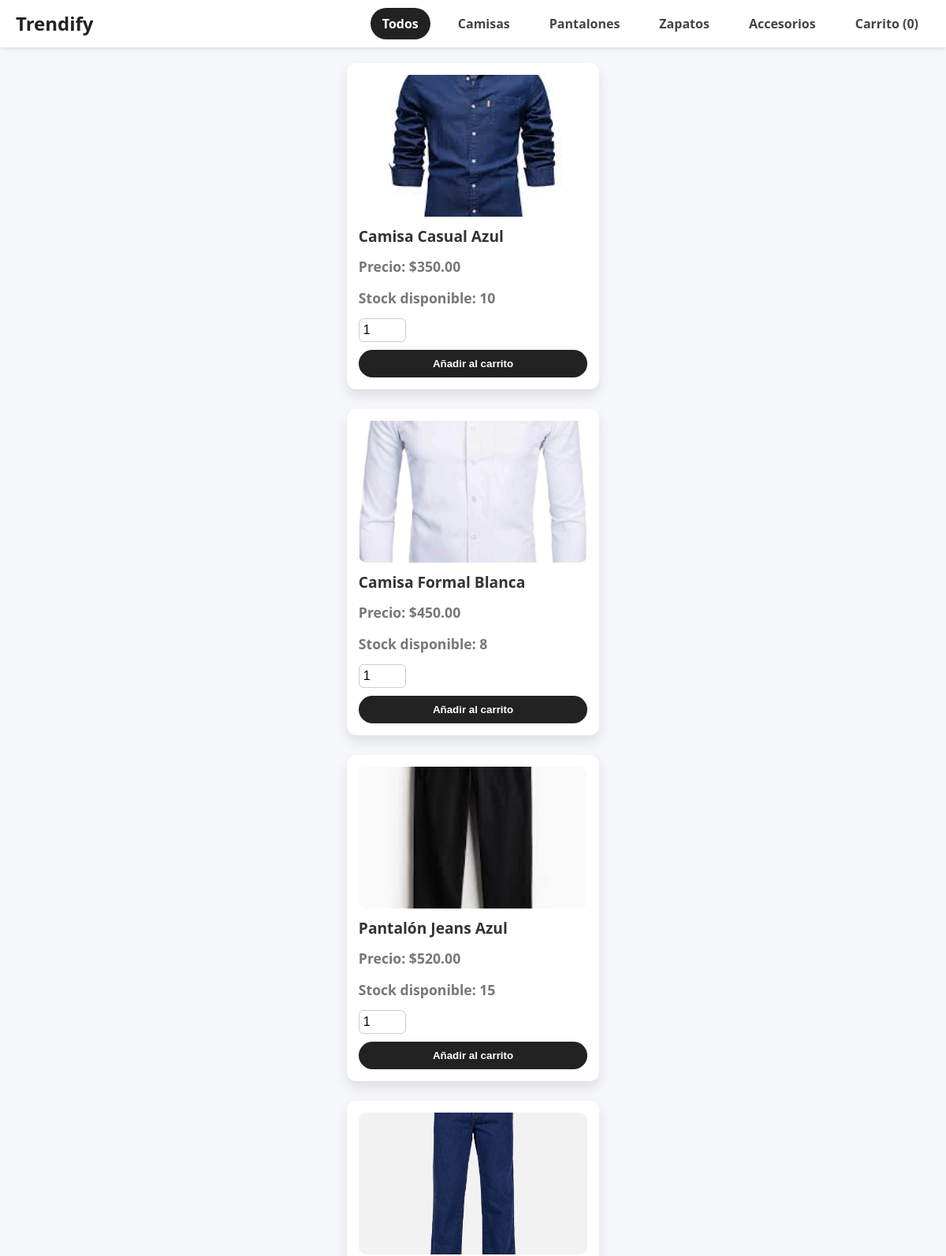
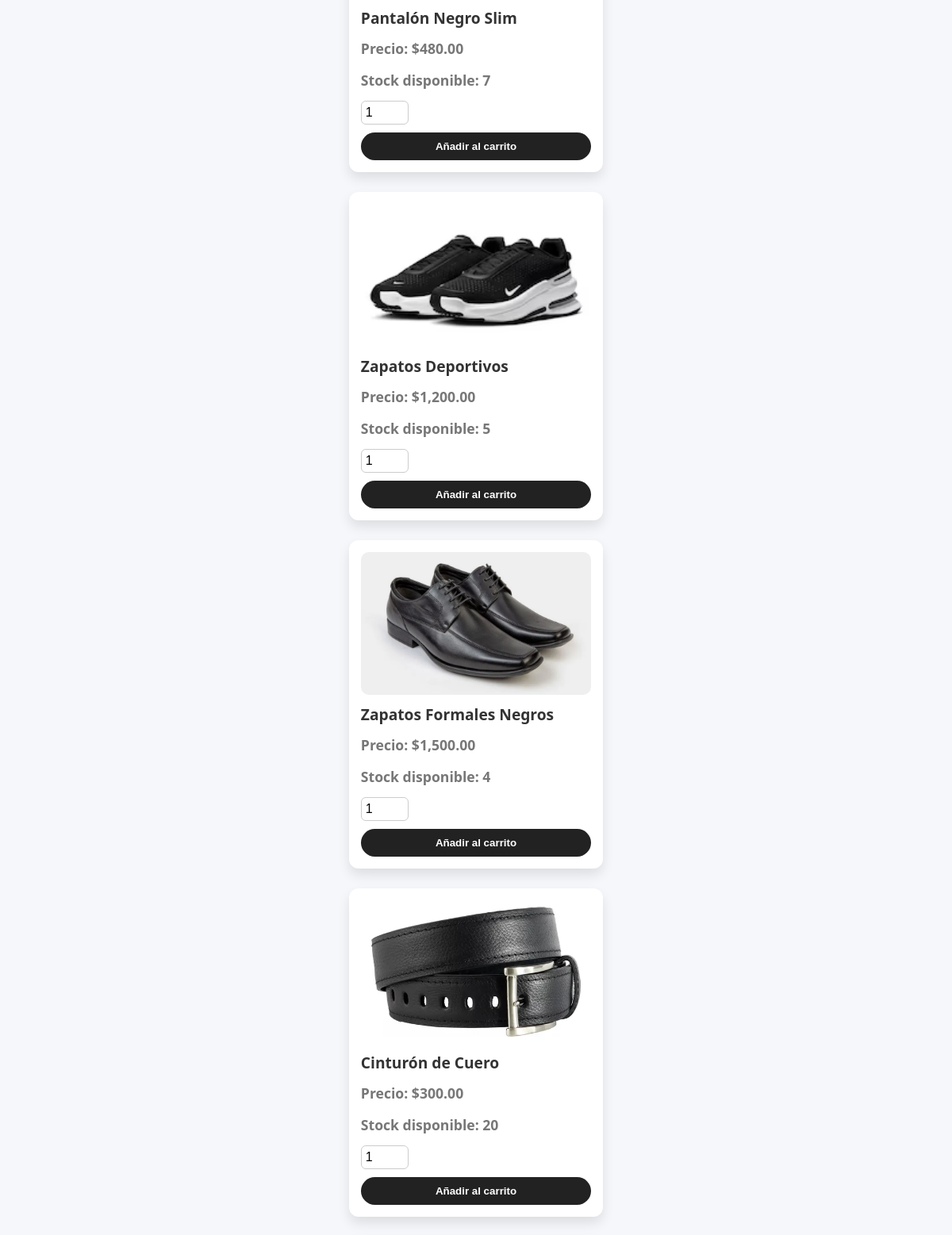
The page / (upper part) on the database its author committed (2 pictures, top to bottom).
### tables this page shows
CREATE TABLE products (
    id INT AUTO_INCREMENT PRIMARY KEY,            
    name VARCHAR(100) NOT NULL,                    
    category ENUM('camisas', 'pantalones', 'zapatos', 'accesorios') NOT NULL,   
    price DECIMAL(10,2) NOT NULL,                  
    stock INT NOT NULL,                             
    image VARCHAR(255) NOT NULL                     
);

### index.php (the view, shortened to what this page needs)
<?php
require 'db.php';
$categories = ['camisas' => 'Camisas', 'pantalones' => 'Pantalones', 'zapatos' => 'Zapatos', 'accesorios' => 'Accesorios'];
$selected_cat = $_GET['cat'] ?? 'all';
if ($selected_cat === 'all') {
    $stmt = $pdo->query("SELECT * FROM products ORDER BY category, name");
    $products = $stmt->fetchAll();
} else {
    $stmt = $pdo->prepare("SELECT * FROM products WHERE category = ? ORDER BY name");
    $stmt->execute([$selected_cat]);
    $products = $stmt->fetchAll();
}
$stmtCount = $pdo->prepare("SELECT SUM(quantity) FROM cart WHERE session_id = ?");
$stmtCount->execute([$_SESSION['session_id']]);
$cart_count = $stmtCount->fetchColumn() ?: 0;
?>
<!DOCTYPE html>
<html lang="es">
<head>
  <link rel="stylesheet" href="style.css" />
</head>
<body>
<nav>
  <div class="nav-container">
    <div class="nav-logo">Trendify</div>
    <div class="nav-menu">
      <a href="index.php?cat=all" class="<?= $selected_cat === 'all' ? 'active' : '' ?>">Todos</a>
      <?php foreach ($categories as $cat_id => $cat_name): ?>
        <a href="index.php?cat=<?= $cat_id ?>" class="<?= $selected_cat === $cat_id ? 'active' : '' ?>"><?= $cat_name ?></a>
      <?php endforeach; ?>
      <a href="cart.php" class="cart-link">Carrito (<?= $cart_count ?>)</a>
    </div>
  </div>
</nav>
<div class="container">
  <?php if (empty($products)): ?>
    <p>No hay productos para mostrar en esta categoría.</p>
  <?php else: ?>
    <div class="products-grid">
      <?php foreach ($products as $product): ?>
        <div class="product-card">
          <img src="images/<?= htmlspecialchars($product['image']) ?>" alt="<?= htmlspecialchars($product['name']) ?>">
          <div class="product-info">
            <h3><?= htmlspecialchars($product['name']) ?></h3>
            <p>Precio: $<?= number_format($product['price'], 2) ?></p>
            <p>Stock disponible: <?= $product['stock'] ?></p>
          </div>
          <?php if ($product['stock'] > 0): ?>
            <form method="POST" action="index.php?cat=<?= $selected_cat ?>">
              <input type="number" class="quantity-input" name="quantity" value="1" min="1" max="<?= $product['stock'] ?>" />
              <button type="submit" class="btn">Añadir al carrito</button>
            </form>
          <?php else: ?>
            <button disabled class="btn" style="background:#888;cursor:not-allowed;">Agotado</button>
          <?php endif; ?>
        </div>
      <?php endforeach; ?>
    </div>
  <?php endif; ?>
</div>
</body>
</html>

### style.css (style rules this page uses)
* { margin: 0; padding: 0; box-sizing: border-box; }
body { font-family: 'Segoe UI', Tahoma, Geneva, Verdana, sans-serif; background: #f5f7fa; color: #333; line-height: 1.6; min-height: 100vh; display: flex; flex-direction: column; }
.container { max-width: 1200px; margin: 20px auto; padding: 10px; padding-top: 60px; flex: 1; }
nav { position: fixed; top: 0; width: 100%; background: #fff; box-shadow: 0 2px 5px rgba(0,0,0,0.1); z-index: 1000; }
.nav-container { max-width: 1200px; margin: 0 auto; display: flex; align-items: center; justify-content: space-between; padding: 10px 20px; }
.nav-logo { font-weight: bold; font-size: 1.5rem; color: #222; }
.nav-menu { display: flex; gap: 20px; }
.nav-menu a { text-decoration: none; color: #444; font-weight: 600; padding: 8px 15px; border-radius: 25px; transition: 0.3s; line-height: 1.5; }
.nav-menu a:hover, .nav-menu a.active { background: #222; color: white; }
.products-grid { display: grid; grid-template-columns: repeat(auto-fit,minmax(280px,1fr)); gap: 25px; }
.product-card { background: white; border-radius: 12px; padding: 15px; box-shadow: 0 8px 15px rgba(0,0,0,0.1); display: flex; flex-direction: column; justify-content: space-between; transition: transform 0.3s ease; }
.product-card img { width: 100%; border-radius: 10px; height: 180px; object-fit: cover; }
.product-info { margin-top: 10px; }
.product-info h3 { font-size: 1.2rem; margin-bottom: 8px; }
.product-info p { color: #777; font-weight: 700; font-size: 1.1rem; margin-bottom: 12px; }
.btn { background: #222; color: white; border: none; padding: 10px; border-radius: 30px; font-weight: 600; cursor: pointer; transition: 0.3s; width: 100%; }
.quantity-input { width: 60px; padding: 5px; margin-bottom: 10px; border-radius: 6px; border: 1px solid #ccc; font-size: 1rem; }

### rows shown on the page
products: image (picture), name "Camisa Casual Azul", price "350.00", stock "10"
products: image (picture), name "Camisa Formal Blanca", price "450.00", stock "8"
products: image (picture), name "Pantalón Jeans Azul", price "520.00", stock "15"
products: image (picture), name "Pantalón Negro Slim", price "480.00", stock "7"
products: image (picture), name "Zapatos Deportivos", price "1,200.00", stock "5"
products: image (picture), name "Zapatos Formales Negros", price "1,500.00", stock "4"
products: image (picture), name "Cinturón de Cuero", price "300.00", stock "20"

### other values the page prints
$cat_name "Camisas"
$cat_name "Pantalones"
$cat_name "Zapatos"
$cat_name "Accesorios"
$cart_count "0"
